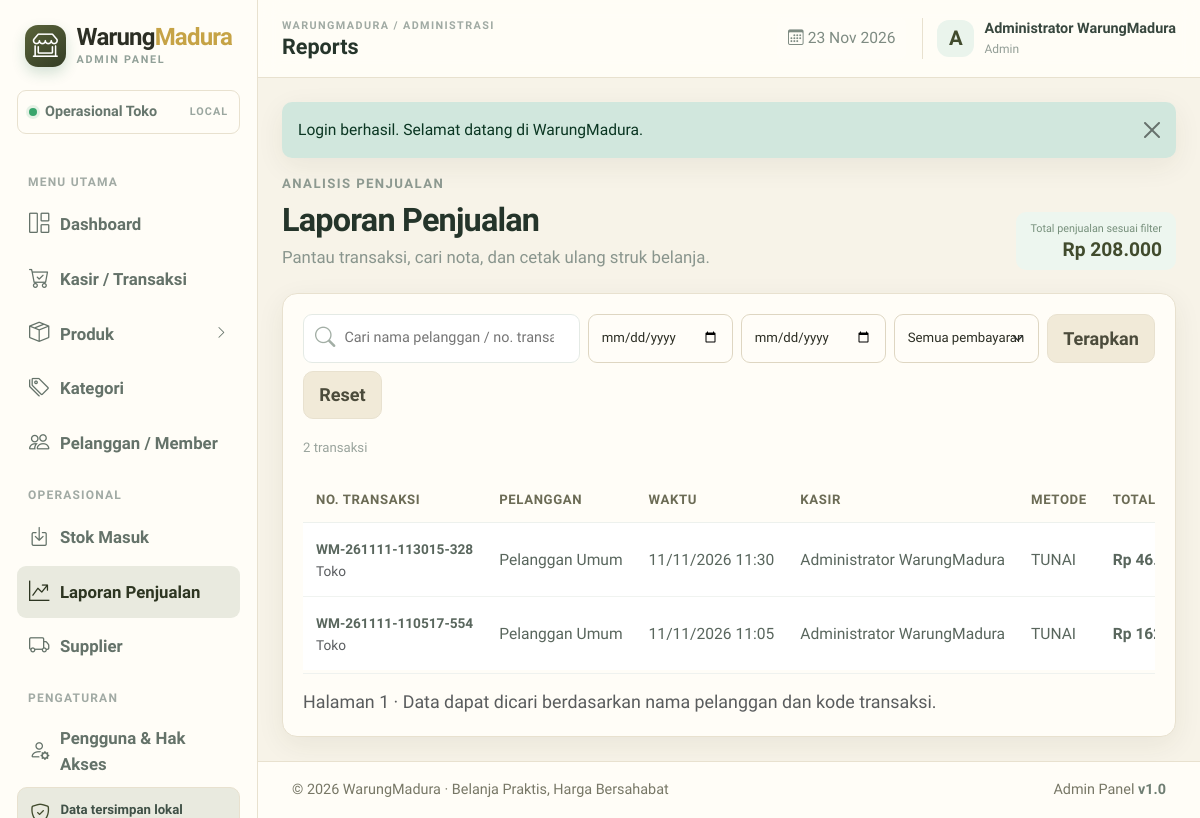
The app's page /index.php?page=reports (signed in) with its own data.
### tables this page shows
CREATE TABLE IF NOT EXISTS tbl_transaksi (
  id_transaksi BIGINT UNSIGNED AUTO_INCREMENT PRIMARY KEY,
  kode_transaksi VARCHAR(40) NOT NULL UNIQUE,
  id_pelanggan INT UNSIGNED NULL,
  id_kasir INT UNSIGNED NULL,
  jenis_transaksi ENUM('online','toko') NOT NULL DEFAULT 'toko',
  status_pesanan ENUM('menunggu','diproses','siap_diambil','selesai','dibatalkan') NOT NULL DEFAULT 'menunggu',
  status_pembayaran ENUM('belum_bayar','menunggu','lunas','gagal','dikembalikan') NOT NULL DEFAULT 'belum_bayar',
  metode_pembayaran ENUM('tunai','tabungan','ewallet','qris_dana') NULL,
  metode_penerimaan ENUM('ambil_toko','diantar') NOT NULL DEFAULT 'ambil_toko',
  tanggal_transaksi DATETIME NOT NULL DEFAULT CURRENT_TIMESTAMP,
  subtotal DECIMAL(14,2) NOT NULL DEFAULT 0.00,
  diskon DECIMAL(14,2) NOT NULL DEFAULT 0.00,
  biaya_pengiriman DECIMAL(14,2) NOT NULL DEFAULT 0.00,
  total_belanja DECIMAL(14,2) NOT NULL DEFAULT 0.00,
  jumlah_bayar DECIMAL(14,2) NOT NULL DEFAULT 0.00,
  kembalian DECIMAL(14,2) NOT NULL DEFAULT 0.00,
  nama_penerima VARCHAR(120) NULL,
  no_hp_penerima VARCHAR(25) NULL,
  alamat_pengiriman TEXT NULL,
  catatan TEXT NULL,
  CONSTRAINT fk_transaksi_pelanggan FOREIGN KEY (id_pelanggan)
    REFERENCES tbl_pelanggan(id_pelanggan) ON UPDATE CASCADE ON DELETE RESTRICT,
  CONSTRAINT fk_transaksi_kasir FOREIGN KEY (id_kasir)
    REFERENCES tbl_pengguna(id_pengguna) ON UPDATE CASCADE ON DELETE RESTRICT,
  INDEX idx_transaksi_tanggal (tanggal_transaksi),
  INDEX idx_transaksi_status (status_pesanan, status_pembayaran),
  INDEX idx_transaksi_pelanggan (id_pelanggan)
);

CREATE TABLE IF NOT EXISTS tbl_pengguna (
  id_pengguna INT UNSIGNED AUTO_INCREMENT PRIMARY KEY,
  nama_lengkap VARCHAR(120) NOT NULL,
  username VARCHAR(50) NOT NULL UNIQUE,
  email VARCHAR(120) NULL UNIQUE,
  password_hash VARCHAR(255) NOT NULL,
  no_hp VARCHAR(25) NULL,
  role ENUM('admin','kasir','pelanggan') NOT NULL DEFAULT 'pelanggan',
  status_pengguna ENUM('aktif','nonaktif') NOT NULL DEFAULT 'aktif',
  terakhir_login DATETIME NULL,
  created_at DATETIME NOT NULL DEFAULT CURRENT_TIMESTAMP,
  updated_at DATETIME NULL DEFAULT NULL ON UPDATE CURRENT_TIMESTAMP,
  INDEX idx_pengguna_role_status (role, status_pengguna)
);

### app/helpers.php (called while the page is built, shortened)
<?php
function e(mixed $value): string
{
    return htmlspecialchars((string)($value ?? ''), ENT_QUOTES | ENT_SUBSTITUTE, 'UTF-8');
}
function url(string $page = 'dashboard', array $params = []): string
{
    $query = array_merge(['page' => $page], $params);
    return BASE_URL . '/index.php?' . http_build_query($query);
}
function money(mixed $amount): string
{
    return 'Rp ' . number_format((float)$amount, 0, ',', '.');
}

### pages/reports.php (the view, shortened to what this page needs)
<?php
$q=trim((string)($_GET['q']??''));$from=trim((string)($_GET['from']??''));$to=trim((string)($_GET['to']??''));$status=trim((string)($_GET['status']??''));$pageNo=max(1,(int)($_GET['p']??1));$perPage=10;
$where=['1=1'];$args=[];
$whereSql='WHERE '.implode(' AND ',$where);$count=$db->prepare("SELECT COUNT(*) FROM tbl_transaksi t LEFT JOIN tbl_pelanggan p ON p.id_pelanggan=t.id_pelanggan {$whereSql}");$count->execute($args);$total=(int)$count->fetchColumn();$offset=($pageNo-1)*$perPage;
$stmt=$db->prepare("SELECT t.*,COALESCE(p.nama_pelanggan,'Pelanggan Umum') nama_pelanggan,u.nama_lengkap nama_kasir FROM tbl_transaksi t LEFT JOIN tbl_pelanggan p ON p.id_pelanggan=t.id_pelanggan LEFT JOIN tbl_pengguna u ON u.id_pengguna=t.id_kasir {$whereSql} ORDER BY t.tanggal_transaksi DESC LIMIT {$perPage} OFFSET {$offset}");$stmt->execute($args);$rows=$stmt->fetchAll();
$sum=$db->prepare("SELECT COALESCE(SUM(CASE WHEN t.status_pembayaran='lunas' AND t.status_pesanan<>'dibatalkan' THEN t.total_belanja ELSE 0 END),0) FROM tbl_transaksi t LEFT JOIN tbl_pelanggan p ON p.id_pelanggan=t.id_pelanggan {$whereSql}");$sum->execute($args);$totalSales=(float)$sum->fetchColumn();
?>
<div class="page-heading"><div><span class="section-kicker">ANALISIS PENJUALAN</span><h1>Laporan Penjualan</h1><p>Pantau transaksi, cari nota, dan cetak ulang struk belanja.</p></div><div class="heading-actions"><span class="report-total"><small>Total penjualan sesuai filter</small><b><?=money($totalSales)?></b></span></div></div>
<div class="panel-card"><div class="filter-toolbar report-filter"><form method="get" class="report-form"><input type="hidden" name="page" value="reports"><div class="search-box"><i class="bi bi-search"></i><input type="search" name="q" value="<?=e($q)?>" placeholder="Cari nama pelanggan / no. transaksi"></div><input class="form-control" type="date" name="from" value="<?=e($from)?>" aria-label="Dari tanggal"><input class="form-control" type="date" name="to" value="<?=e($to)?>" aria-label="Sampai tanggal"><select class="form-select" name="status"><option value="">Semua pembayaran</option><?php foreach(['lunas'=>'Lunas','belum_bayar'=>'Belum Bayar','menunggu'=>'Menunggu','gagal'=>'Gagal','dikembalikan'=>'Dikembalikan'] as $v=>$label):?><option value="<?=$v?>" <?=$status===$v?'selected':''?>><?=$label?></option><?php endforeach;?></select><button class="btn btn-dark-soft">Terapkan</button><a class="btn btn-light" href="<?=e(url('reports'))?>">Reset</a></form><span class="result-count"><?=$total?> transaksi</span></div>
<div class="table-responsive"><table class="table app-table align-middle"><thead><tr><th>No. Transaksi</th><th>Pelanggan</th><th>Waktu</th><th>Kasir</th><th>Metode</th><th>Total</th></tr></thead><tbody><?php foreach($rows as $r):?><tr><td><b class="small"><?=e($r['kode_transaksi'])?></b><small class="d-block text-muted"><?=e(ucfirst($r['jenis_transaksi']))?></small></td><td><?=e($r['nama_pelanggan'])?></td><td><?=e(date('d/m/Y H:i',strtotime($r['tanggal_transaksi'])))?></td><td><?=e($r['nama_kasir']?:'-')?></td><td><?=e(strtoupper($r['metode_pembayaran']?:'-'))?></td><td class="fw-semibold"><?=money($r['total_belanja'])?></td></tr><?php endforeach;?></tbody></table></div><div class="panel-footer"><span class="text-muted small">Halaman <?=$pageNo?> · Data dapat dicari berdasarkan nama pelanggan dan kode transaksi.</span></div></div>

### assets/css/app.css (style rules this page uses)
:root { --green:#414b2d;--green-dark:#2d3521;--green-soft:#e9eadf;--ink:#2c2e24;--muted:#777766;--line:#e8e1cf;--surface:#fffdf7;--canvas:#f7f3e8;--orange:#e7c86d;--cream:#f1ead8;--yellow-soft:#fbf2d5;--shadow:0 8px 28px rgba(53,53,33,.07) }
* { box-sizing:border-box }
html { font-size:16px }
body { font-family:'Lexend',sans-serif;background:var(--canvas);color:var(--ink);font-size:1.2rem;line-height:1.55 }
a { text-decoration:none }
.btn { border-radius:10px;font-weight:600;padding:.62rem .95rem;font-size:1.128rem;transition:transform .2s,box-shadow .2s,background .2s }
.btn-light,.btn-dark-soft { background:#f5f7f5;border:1px solid #edf0ed;color:#47564c }
.form-control,.form-select { border-color:#e1e8e2;border-radius:9px;padding:.62rem .8rem;font-size:1.128rem;color:#25342b }
.page-heading { display:flex;justify-content:space-between;align-items:flex-end;gap:20px;margin-bottom:23px }
.section-kicker { display:block;font-size:12px;font-weight:800;letter-spacing:1.4px;color:#8e9a91;margin-bottom:6px }
.page-heading h1 { font:800 32.4px Lexend,sans-serif;letter-spacing:-.8px;margin:0 0 5px;color:#24342a }
.page-heading p { margin:0;color:#89958d;font-size:15.6px }
.heading-actions { display:flex;gap:9px;align-items:center }
.panel-card,.kpi-card { background:#fff;border:1px solid #edf1ed;border-radius:15px;box-shadow:var(--shadow) }
.panel-card { padding:20px }
.app-table { font-size:14.4px;margin:0;white-space:nowrap }
.app-table thead th { font-size:12px;text-transform:uppercase;letter-spacing:.6px;color:#9aa59e;background:#fbfcfb;border-bottom:1px solid #edf1ed;padding:12px 13px;font-weight:800 }
.app-table tbody td { padding:12px 13px;border-color:#f0f3f0;color:#59665d }
.app-table tbody tr:last-child td { border-bottom:0 }
.filter-toolbar { display:flex;justify-content:space-between;align-items:center;gap:15px;padding-bottom:16px }
.search-box { display:flex;align-items:center;gap:9px;border:1px solid #e4eae5;border-radius:9px;padding:0 11px;min-width:245px;background:#fff }
.search-box i { color:#a2aea5 }
.search-box input { border:0;outline:0;box-shadow:none!important;padding:10px 0;font-size:14.4px;width:100%;min-width:0 }
.result-count { font-size:12px;color:#9aa49d;white-space:nowrap }
.panel-footer { display:flex;justify-content:space-between;align-items:center;gap:12px;border-top:1px solid #eff2ef;padding-top:14px;margin-top:3px }
.report-total { display:block;background:#edf6ef;border-radius:10px;padding:9px 14px;text-align:right }
.report-total small { display:block;font-size:10.8px;color:#77907c }
.report-total b { display:block;font:800 19.2px Lexend;color:var(--green) }
.report-form { display:flex;gap:8px;flex-wrap:wrap;width:100% }
.report-form .search-box { flex:1;min-width:230px }
.report-form input[type=date] { width:145px;font-size:13.2px }
.report-form .form-select { width:145px;font-size:13.2px }
.report-filter { display:block }
.report-filter .report-form { margin-bottom:11px }
body { font-size:20.4px }
.page-heading p { font-size:16.8px }
.section-kicker { font-size:13.2px }
.app-table { font-size:15.6px }
.app-table thead th { font-size:13.2px }
.app-table tbody td { font-size:15.6px }
.result-count { font-size:13.2px }
:root { color-scheme:light }
body { background:var(--canvas);color:var(--ink) }
.sidebar,.topbar,.app-footer,.panel-card,.kpi-card,.modal-content,.dropdown-menu,.demo-login-box,.sidebar-store,.sidebar-tip,.topbar-date,.app-table thead th { background-color:var(--surface) }
.sidebar,.topbar,.app-footer,.panel-card,.kpi-card,.modal-content,.sidebar-store,.sidebar-tip,.demo-login-box,.category-chip,.product-image-preview { border-color:var(--line) }
.btn-light,.btn-dark-soft,.mobile-menu { background:var(--cream);border-color:var(--line);color:#4b4b3b }
.form-control,.form-select { border-color:#ded6c2;background-color:#fffdf8;color:var(--ink) }
body { background:var(--canvas)!important;color:var(--ink)!important }
.table th { color:#6b6b55!important }

### records on screen
tbl_transaksi: kode_transaksi "WM-261111-113015-328", jenis_transaksi "Toko", nama_pelanggan "Pelanggan Umum", tanggal_transaksi "11/11/2026 11:30", id_kasir.nama_lengkap "Administrator WarungMadura", metode_pembayaran "TUNAI", total_belanja "Rp…"
tbl_transaksi: kode_transaksi "WM-261111-110517-554", jenis_transaksi "Toko", nama_pelanggan "Pelanggan Umum", tanggal_transaksi "11/11/2026 11:05", id_kasir.nama_lengkap "Administrator WarungMadura", metode_pembayaran "TUNAI", total_belanja "Rp…"

### other values on screen
$group['title'] "MENU UTAMA"
$label "Dashboard"
$label "Kasir / Transaksi"
$label "Produk"
$label "Kategori"
$label "Pelanggan / Member"
$group['title'] "OPERASIONAL"
$label "Stok Masuk"
$label "Laporan Penjualan"
$label "Supplier"
$group['title'] "PENGATURAN"
$label "Pengguna & Hak Akses"
str_replace('_',' ',$current) "Reports"
substr($user['nama_lengkap'] ?? 'A',0,1) "A"
$user['nama_lengkap'] "Administrator WarungMadura"
